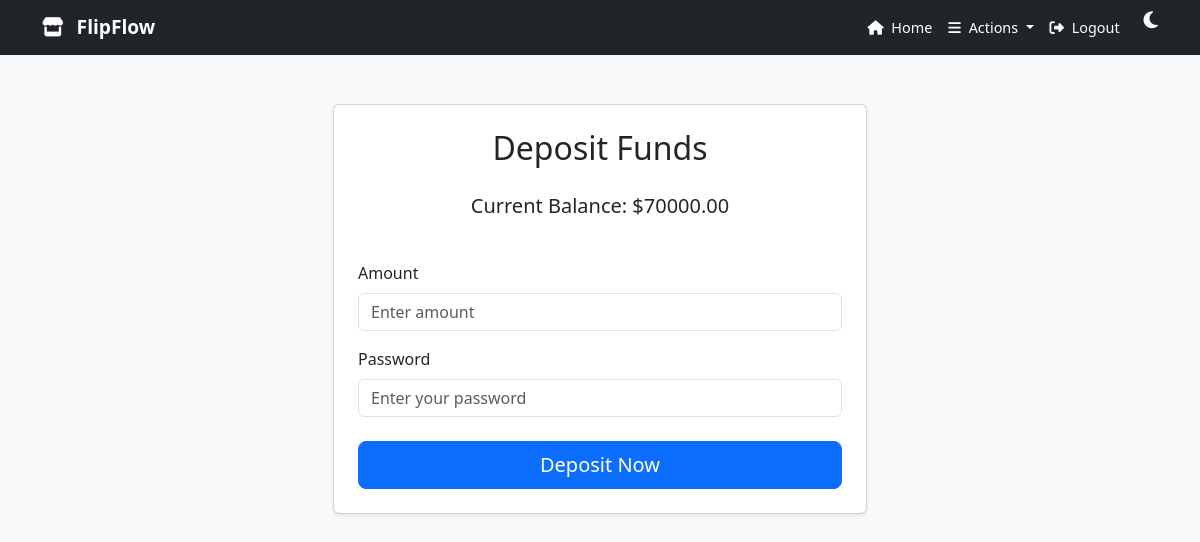
Page /Market/deposit/ (signed in) on the earlier database version.
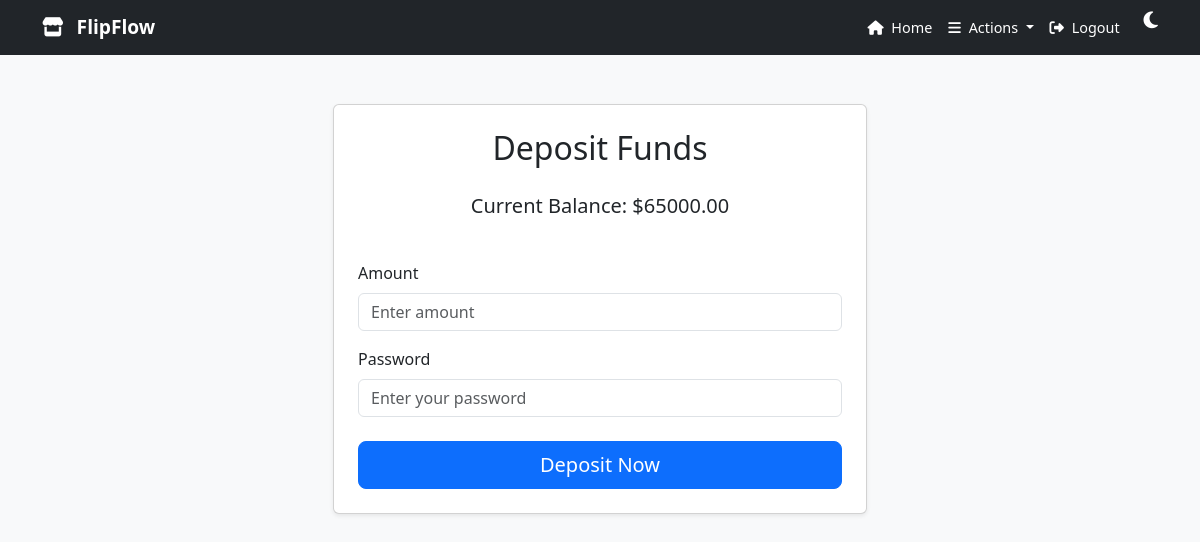
Same page on the later database version.
### accounts/models.py (models this page shows, shortened)
class Profile(models.Model):
    user = models.OneToOneField(User, on_delete=models.CASCADE)
    img = models.ImageField(upload_to=custom_upload_to,blank=True,null=True)
    balance=models.DecimalField(max_digits=15,default=0, decimal_places=2, verbose_name="balance")
    slug = models.SlugField(blank=True,null=True)
    bio = models.TextField(blank=True)
    country = CountryField(blank=True)
    address = models.CharField(blank=True, max_length=100)
    birth_date = models.DateField(null=True, blank=True)
    joindate = models.DateTimeField(blank=True, default=datetime.datetime.now)
    class Meta:
        verbose_name = 'Profile'
        verbose_name_plural = 'Profiles'

### Market/views.py (the view)
# urls.py: path('deposit/',views.deposit,name='deposit'),
@login_required
def deposit(request):
    profile = Profile.objects.get(user=request.user)  # Get the logged-in user's profile
    if request.method == 'POST':
        depositform = DepositForm(request.POST)
        if depositform.is_valid():
            password = depositform.cleaned_data['password']
            user = authenticate(username=request.user.username, password=password)
            if user:  # If authentication is successful
                deposit_amount = depositform.cleaned_data['amount']
                transaction = Transaction(
                    user_from=request.user,
                    user_to=request.user,  # Since it's a deposit, from_user and to_user are the same
                    transaction_type='deposit',
                    amount=deposit_amount,
                    from_approve=True,
                    to_approve=True,
                    )
                transaction.save()
                messages.success(request, "Deposit successful!")
                return redirect('/accounts/profile')  # Redirect to the profile page
            else:
                messages.error(request, "Incorrect password. Please try again.")
        else:
            messages.error(request, "Invalid form data. Please check your input.")
    else:
        depositform = DepositForm()
    return render(request, 'deposit.html', {'profile':profile,'depositform': depositform})

### Market/forms.py
class DepositForm(forms.Form):
    amount = forms.DecimalField(
        max_digits=10, decimal_places=2,
        label="Amount",
        widget=forms.NumberInput(attrs={'class': 'form-control', 'placeholder': 'Enter amount'})
    )
    password = forms.CharField(
        widget=forms.PasswordInput(attrs={'class': 'form-control', 'placeholder': 'Enter your password'}),
        label="Password"
    )

### Market/templates/deposit.html (shortened to what this page needs)
{% extends "base.html" %}
{% load static %}
{% load bootstrap4 %}
{% block body %}
<main class="mt-5">
  <div class="container">
    <div class="row justify-content-center">
      <div class="col-lg-6 col-md-8">
        <div class="card shadow-sm p-4">
          <h2 class="text-center mb-4">Deposit Funds</h2>
          <div class="mb-4 text-center">
            <p class="lead"><strong>Current Balance:</strong> ${{ profile.balance|safe }}</p>
          </div>
          <form method="post" enctype="multipart/form-data" class="needs-validation" novalidate>
            {% bootstrap_form depositform %}
            <div class="d-grid gap-2 mt-4">
              <button type="submit" class="btn btn-primary btn-lg">Deposit Now</button>
            </div>
          </form>
        </div>
      </div>
    </div>
  </div>
</main>
{% endblock body %}

Differences in the rows shown:
changed Profile: balance "70000.00" → "65000.00"
